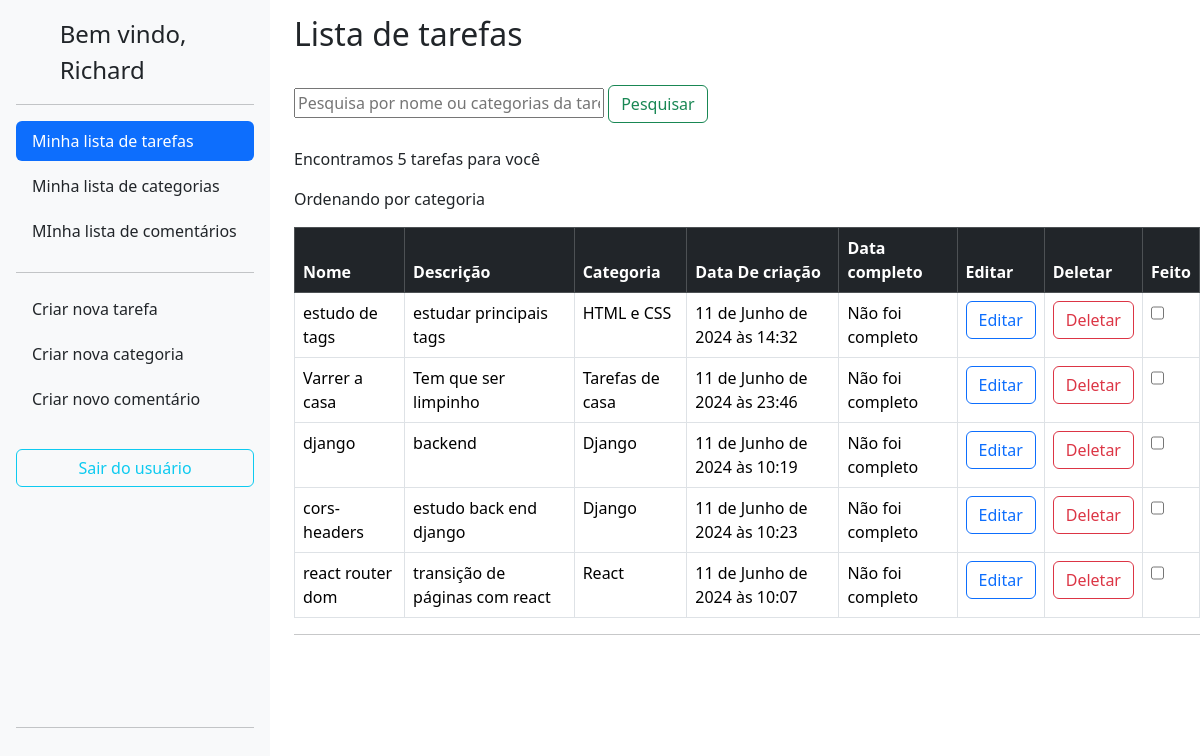
The app's page / (signed in), older data.
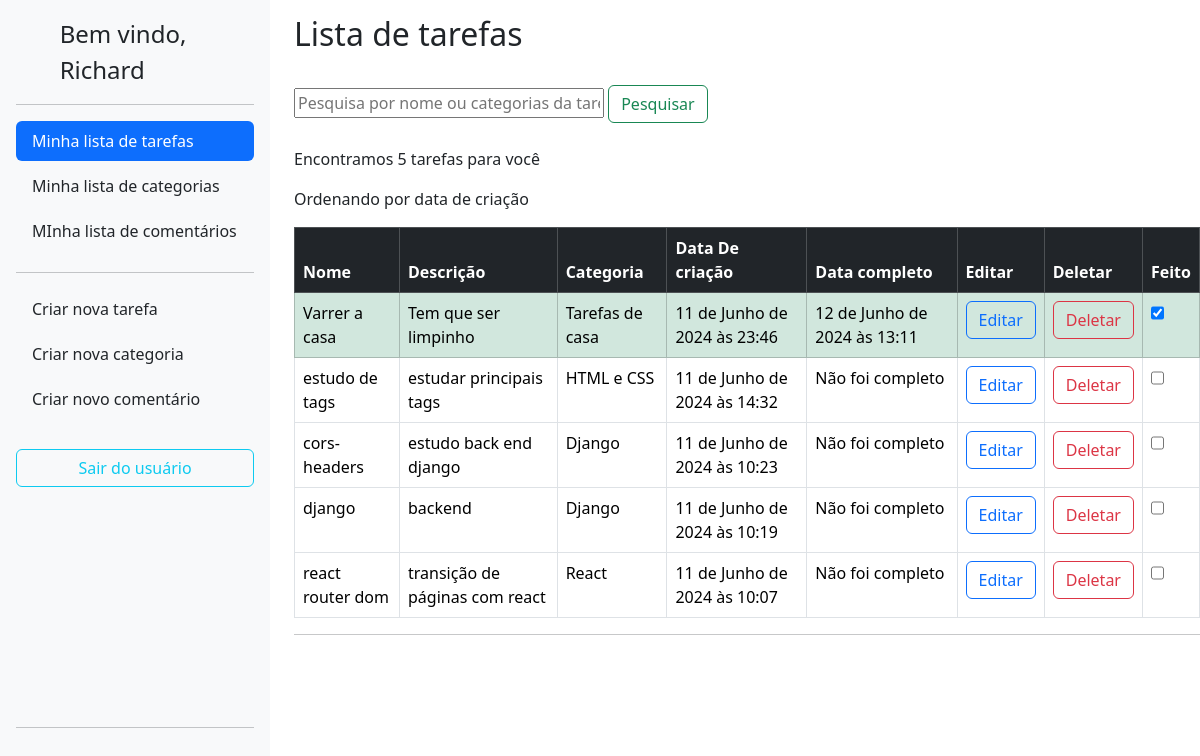
The same page, newer data.
### lizetest/todo/models.py (models this page shows, shortened)
class Task(BaseModel):
    title = models.CharField(max_length=255,verbose_name="Título")
    description = models.TextField(verbose_name='Descrição')
    category = models.ForeignKey(Category, on_delete=models.CASCADE,verbose_name="Categoria")
    completion_date = models.DateTimeField(null=True, blank=True)
    completed = models.BooleanField(default=False)
    author = models.ForeignKey(User,on_delete=models.CASCADE,blank=True)

### lizetest/category/models.py (models this page shows)
class Category(BaseModel):
    name = models.CharField(max_length=255,verbose_name="Nome")
    author = models.ForeignKey(User,on_delete=models.CASCADE,blank=True)
    def __str__(self):
        return self.name

### lizetest/todo/views.py (the view, shortened to what this page needs)
# urls.py: path('', TaskListView.as_view(), name='task_list'),
class TaskListView(ListView, BaseViews):
    model = Task
    template_name = 'task_list.html'
    def get_queryset(self):
        queryset = Task.objects.filter(author=self.request.user)
        query = self.request.GET.get('query_task')
        if query:
            queryset = queryset.filter(
                Q(title__icontains=query) |
                Q(category__name__icontains=query)
            )
        return queryset
    def get_context_data(self, **kwargs):
        context = super().get_context_data(**kwargs)
        context['number_tasks'] = self.get_queryset().count()
        context['user'] = self.request.user.username
        filtro_select = {
            "title": "Ordenando por nome",
            "description":"Ordenando por descrição",
            "category":"Ordenando por categoria",
            "created_at":"Ordenando por data de criação",
            "completion_date": "Ordenando por task completa",
        }
        context['filtro'] = filtro_select[self.request.user.filtro]
        query = self.request.GET.get('query_task')
        if self.request.user.filtro == "created_at":
            context['tasks'] = Task.objects.filter(
                author=self.request.user.id).all().order_by('-created_at')
        elif self.request.user.filtro == "category":
            context['tasks'] = Task.objects.filter(
                author=self.request.user.id).all().order_by('-category__created_at')
        else:
            context['tasks'] = Task.objects.filter(
                author=self.request.user.id).all().order_by(self.request.user.filtro)
        return context

### lizetest/core/models.py (called while the page is built)
    def dispatch(self, request, *args, **kwargs):
        if not request.user.is_authenticated:
            return redirect('accounts:login')
        return super().dispatch(request, *args, **kwargs)

### lizetest/todo/templates/task_list.html (shortened to what this page needs)
{% extends 'base.html' %}
  {% block content %}
  <div class="row">
    <div class="col-auto">
      {% include 'sidebar.html' %}
    </div>
    <div class="col">
      <h2 style="padding-top: 15px;">Lista de tarefas</h2><br>
      <form method="GET" action="{% url 'todo:task_list' %}">
        <input type="text" name="query_task" placeholder="Pesquisa por nome ou categorias da tarefa"
          style="width: 100%;max-width: 310px;">
        <button type="submit" class="btn btn-outline-success">Pesquisar</button>
      </form><br>
      <p>Encontramos {{number_tasks}} tarefas para você</p>
      <p>{{filtro}}</p>
      <table class="table table-bordered">
        <thead>
          <tr class="table-dark">
            <th onclick="alterfilter(this)" class="filter-header" data-field="title" scope="col" style="cursor: pointer;">Nome</th>
            <th scope="col" onclick="alterfilter(this)" class="filter-header" data-field="description" style="cursor: pointer;">Descrição</th>
            <th scope="col" onclick="alterfilter(this)" class="filter-header" data-field="category" style="cursor: pointer;">Categoria</th>
            <th scope="col" onclick="alterfilter(this)" class="filter-header" data-field="created_at" style="cursor: pointer;">Data De criação</th>
            <th scope="col" onclick="alterfilter(this)" class="filter-header" data-field="completion_date" style="cursor: pointer;">Data completo</th>
            <th scope="col">Editar</th>
            <th scope="col">Deletar</th>
            <th scope="col">Feito</th>
          </tr>
        </thead>
        <tbody>
          {% for task in tasks %}
          <tr class="{% if task.completed %}table-success{% endif %}">
            <td> {{task.title}}</td>
            <td>{{task.description}}</td>
            <td>{{task.category}}</td>
            <td>{{task.created_at}}</td>
            <td>{% if task.completion_date == None %}Não foi completo{% else %}{{task.completion_date}}{% endif %}</td>
            <td>
              <a href="{% url 'todo:task_edit' pk=task.pk %}">
                <button type="button" class="btn btn-outline-primary">Editar</button>
              </a>
            </td>
            <td>
              <a>
                <button type="button" class="btn btn-outline-danger btn-delete" data-task-id="{{ task.pk }}" data-task-name="{{task.title}}" is-completed="{% if task.completed %}true{% else %}false{% endif %}"
                >Deletar</button>
              </a>
            </td>
            <td>
              <input data-task-id="{{ task.pk }}" class="form-check" type="checkbox" id="flexSwitchCheckChecked"  {% if task.completed %}checked{% endif %}>
            </td>
          </tr>
          {% endfor %}
        </tbody>
      </table>
      <hr>
    </div>
  </div>
{% endblock %}

Row changes from the older to the newer data that the page shows:
changed Task "Varrer a casa": completion_date (not shown) → "12 de Junho de 2024 às 13:11"; completed "☐" → "☑"; no longer shows "Não foi completo"; moves up the list
changed Task "cors-headers": moves up the list
Text that changed along with them:
{{ filtro }}: "Ordenando por categoria" → "Ordenando por data de criação"
